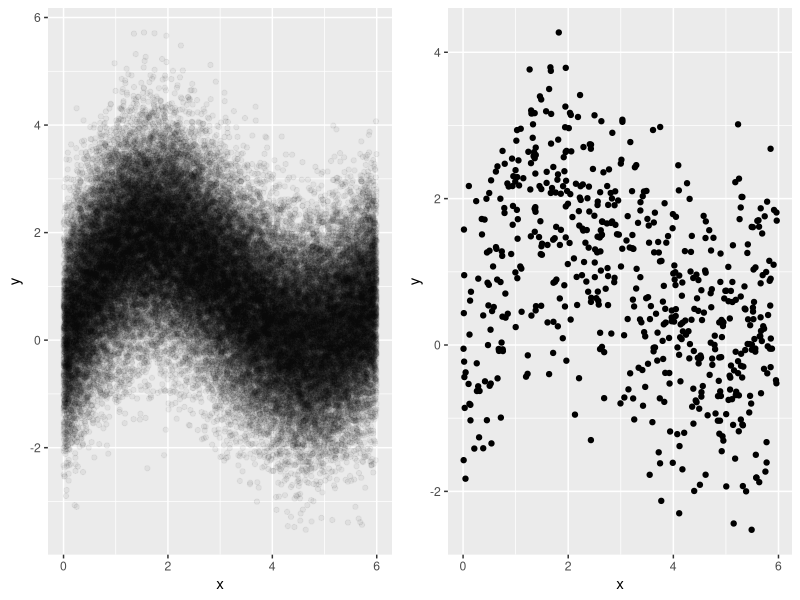
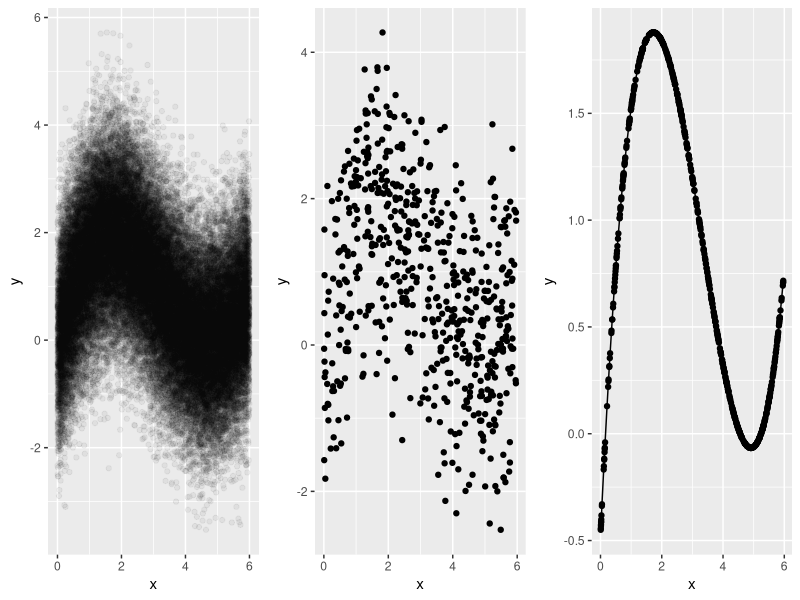

Generate these figures, in order, with R:
rm(list = ls())
set.seed(955)

x <- seq(0, 6, 0.0001)

moja.funkcja <- function(x) {
    y <- tanh(x)+sin(x)
    return(y)
}
n <- length(x)
y <- moja.funkcja(x) + rnorm(n)

dat <- data.frame(x, y)

index <- sample(n, floor(n / 100), replace = FALSE)

dat.sample <- dat[index,]

library(ggplot2)
library(cowplot)
p1 <- ggplot(dat, aes(x = x, y = y)) + geom_point(alpha = 1 / 20)
p2 <- ggplot(dat.sample, aes(x = x, y = y)) + geom_point()
plot_grid(p1, p2, ncol = 2, nrow = 1)

moja.funkcja.fit <- function(x,a,b,c,d) {
    y <- a * x ^ 3 + b * x ^ 2 + c * x + d
    return(y)
}

fit.model = nls(y ~ moja.funkcja.fit(x, a, b, c, d), data = dat.sample, start = list(a = 0, b = 0, c = 0, d = 0))
summary(fit.model)

wektor.x <- dat.sample$x
y <- predict(fit.model, list(x = wektor.x))

dat.new <- data.frame(x=wektor.x, y)
p1 <- ggplot(dat, aes(x = x, y = y)) + geom_point(alpha = 1 / 20)
p2 <- ggplot(dat.sample, aes(x = x, y = y)) + geom_point()
p3 <- ggplot(dat.new, aes(x = x, y = y)) + geom_line() + geom_point()
plot_grid(p1, p2, p3, ncol = 3, nrow = 1)
